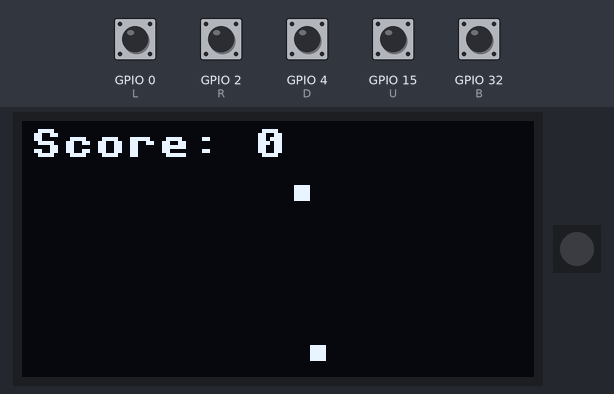
This program was run on a simulated ESP32 board running MicroPython. On the bench: 128×64 one-colour display, 1 RGB LEDs in strip order, left to right. Inputs (shaded band) come from the test bench; at power-on: GPIO 0 (L), GPIO 2 (R), GPIO 4 (D), GPIO 15 (U), GPIO 32 (B) HIGH. Random numbers come from a fixed seed; library files of the repository ran but are not shown: ssd1306.py.

Above: at 1.2 s.
1.3 s: GPIO 4 (D) pulled LOW for 1 s
At 1.62 s:
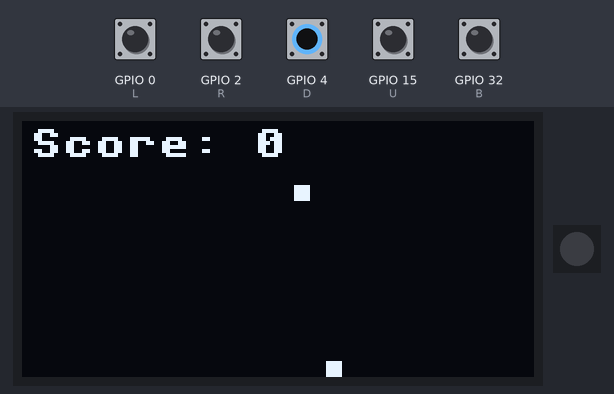
3.8 s: GPIO 32 (B) pulled LOW for 0.15 s
At 3.89 s:
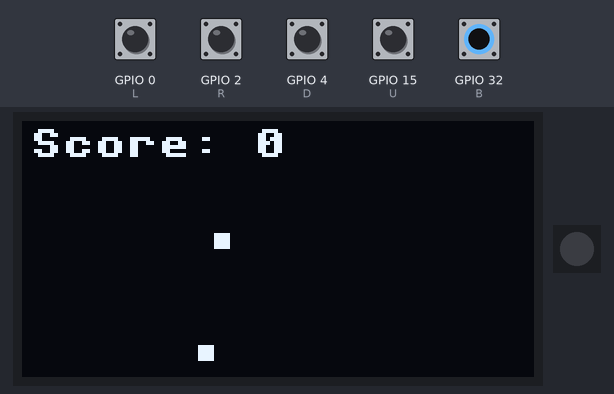
4.5 s: GPIO 15 (U) pulled LOW for 0.15 s
At 4.7 s:
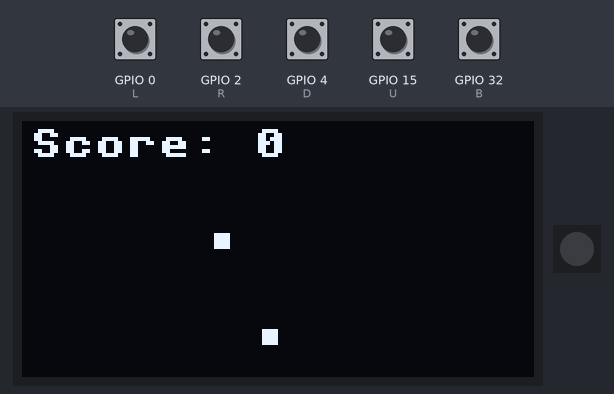
5.2 s: GPIO 0 (L) pulled LOW for 0.15 s
At 5.34 s:
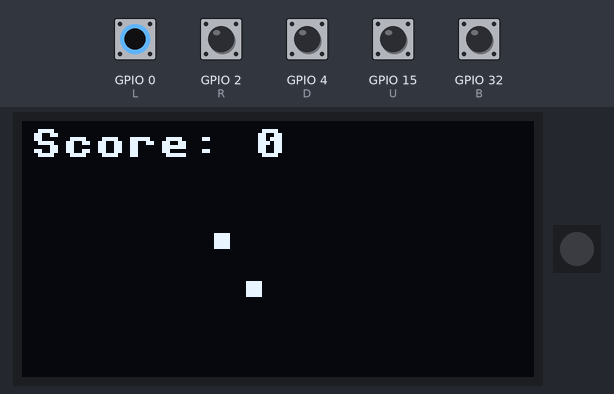
5.9 s: GPIO 15 (U) pulled LOW for 1 s
At 7.02 s:
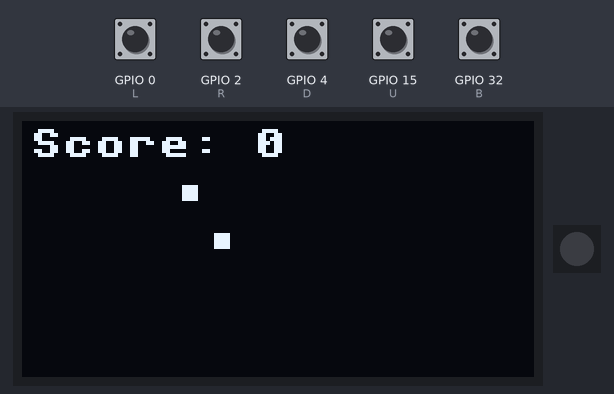
8.4 s: GPIO 32 (B) pulled LOW for 1 s
At 8.49 s:
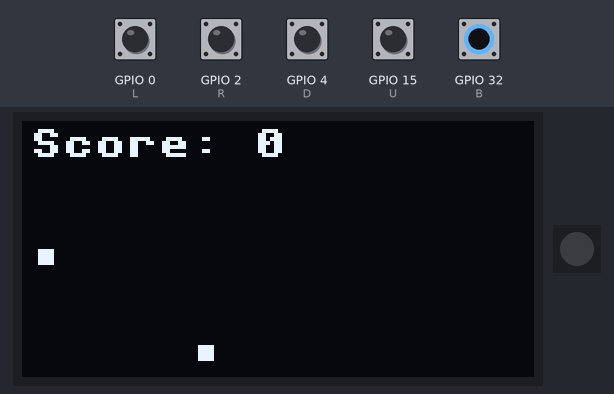
Timing chart, 0 to 11.0 s (numbered marks = the images above; inputs shaded):
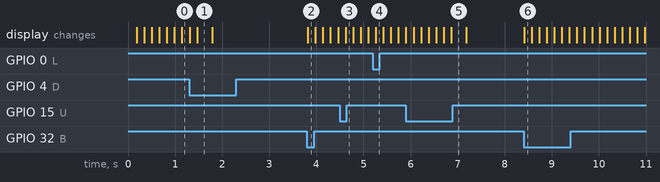

Measured:
- after the input at 3.8 s, the display: changes at once (image 2)
- after the input at 8.4 s, the display: changes at once (image 6)

The program:

snake.py
```python
from badge import oled, btn
from time import sleep_ms
from random import getrandbits

# Define constants
CELL_SIZE = 4
GRID_WIDTH = 128 // CELL_SIZE
GRID_HEIGHT = (64 - 16) // CELL_SIZE  # Deducting 16 pixels for the score display and the additional line

# Define colors
COLOR_BLACK = 0
COLOR_WHITE = 1

class SnakeGame:
    def __init__(self):
        self.snake = [[10, 10]]
        self.food = self.generate_food()
        self.direction = "RIGHT"
        self.score = 0
        self.game_over = False

    def generate_food(self):
        return [getrandbits(7) % GRID_WIDTH, getrandbits(6) % GRID_HEIGHT]

    def move(self):
        head = self.snake[0].copy()

        if self.direction == "UP":
            head[1] -= 1
        elif self.direction == "DOWN":
            head[1] += 1
        elif self.direction == "LEFT":
            head[0] -= 1
        elif self.direction == "RIGHT":
            head[0] += 1

        # Check if snake hits the wall or itself
        if head[0] < 0 or head[0] >= GRID_WIDTH or head[1] < 0 or head[1] >= GRID_HEIGHT or head in self.snake:
            self.game_over = True
            return

        self.snake.insert(0, head)

        # Check if snake eats food
        if head == self.food:
            self.score += 1
            self.food = self.generate_food()
        else:
            self.snake.pop()

    def draw(self):
        oled.fill(0)

        # Draw food
        oled.fill_rect(self.food[0] * CELL_SIZE, self.food[1] * CELL_SIZE + 16, CELL_SIZE, CELL_SIZE, COLOR_WHITE)

        # Draw snake
        for segment in self.snake:
            oled.fill_rect(segment[0] * CELL_SIZE, segment[1] * CELL_SIZE + 16, CELL_SIZE, CELL_SIZE, COLOR_WHITE)

        # Draw score
        oled.text("Score: {}".format(self.score), 2, 2, COLOR_WHITE)

        # Draw line
        oled.hline(0, 64, 128, COLOR_WHITE)

        oled.show()

def app_start():
    while True:
        game = SnakeGame()

        while not game.game_over:
            if btn.U.value() == 0 and game.direction != "DOWN":
                game.direction = "UP"
            elif btn.D.value() == 0 and game.direction != "UP":
                game.direction = "DOWN"
            elif btn.L.value() == 0 and game.direction != "RIGHT":
                game.direction = "LEFT"
            elif btn.R.value() == 0 and game.direction != "LEFT":
                game.direction = "RIGHT"

            game.move()
            game.draw()
            sleep_ms(150)  # Adjust snake speed here

        # Display "Game Over" and "Score" until 'B' or 'A' button is pressed
        while True:
            oled.fill(0)
            oled.text("Game Over", 30, 8, COLOR_WHITE)  # Adjusted position
            oled.text("Score: {}".format(game.score), 30, 18, COLOR_WHITE)  # Adjusted position
            oled.text("[B] to Restart", 8, 38, COLOR_WHITE)
            oled.text("[U] to Exit", 20, 48, COLOR_WHITE)
            oled.show()

            if btn.B.value() == 0:
                break  # Restart game if 'B' is pressed
            elif btn.U.value() == 0:
                return  # Exit game if 'U' is pressed

app_start()
```

badge.py
```python
import network
import ssd1306
from neopixel import NeoPixel
from machine import Pin,I2C,ADC

class btn:
	U=Pin(15,Pin.IN,Pin.PULL_UP)
	D=Pin(4,Pin.IN,Pin.PULL_UP)
	L=Pin(0,Pin.IN,Pin.PULL_UP)
	R=Pin(2,Pin.IN,Pin.PULL_UP)
	A=Pin(33,Pin.IN,Pin.PULL_UP)
	B=Pin(32,Pin.IN,Pin.PULL_UP)

i2c = I2C(scl=Pin(22),sda=Pin(21),freq=10000000)
oled = ssd1306.SSD1306_I2C(128,64,i2c,0x3c)

np = NeoPixel(Pin(13), 1)

def readConfig():
	import ujson
	config = ujson.load(open('/config.json'))
	return config

def writeConfig(config): # Use responsibly
	cfile = open('/config.json','w')
	import ujson
	ujson.dump(config, cfile)
	cfile.close()

wlanSTA = network.WLAN(network.STA_IF)
wlan = wlanSTA
def connectWifi(creds=-1):
	if creds == -1: creds = readConfig()['wifi']
	wlan.active(True)
	wlan.connect(creds[0],creds[1])
	return wlan

wlanAP = network.WLAN(network.AP_IF)
class battery:
	def __init__(self,vadc=35):
		self.VBAT = ADC(Pin(vadc))
		self.VBAT.width(ADC.WIDTH_12BIT)
		self.VBAT.atten(ADC.ATTN_11DB)
		self.CALIB = 3.6 * 2
		self.VMIN = round(3.4 / self.CALIB * 4096)
		self.VMAX = round(4.3 / self.CALIB * 4096)
	def voltage(self): return self.VBAT.read() / 4096 * self.CALIB
	def percentage(self): return (self.VBAT.read() - self.VMIN) / (self.VMAX - self.VMIN)

BAT = battery()
```
